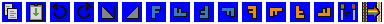

The script that saved this image:
#!/usr/bin/env python3
"""Generate openttdgui_blueprint.png: the 16 Blueprint toolbar icons.

The sprites are 20x20 pixels, 8bpp, using the DOS palette taken from
openttd-8bpp-normal-0.png (palette index 0 = transparent). Sprite i sits at
(i * 24 + 2, 2), matching its row in GUI_ICONS of openttd_yagl.py, which
puts the sheet into openttd.grf with the colleague's yagl.

Sprite order:
  0 copy, 1 paste, 2 rotate ccw, 3 rotate cw, 4 reflect NW-SE,
  5 reflect NE-SW, 6..13 transformation indicator (rotation 0..3,
  then the same four mirrored), 14 mirror signals, 15 toolbar launcher
  (converted from the openttdgui_blueprint_launcher.png artwork, used by
  the main/landscaping toolbar button that opens the blueprint toolbar).

Run from this directory: python3 openttdgui_blueprint.py
"""

import math
import os

from PIL import Image

SIZE = 20    # sprite size
PITCH = 24   # cell pitch in the sheet

DIR = os.path.dirname(os.path.abspath(__file__))

# Colours as RGB; mapped to the nearest static DOS palette index below.
COLOURS = {
    'K': (16, 16, 16),     # outline
    'd': (80, 80, 80),     # dark grey
    'g': (132, 132, 132),  # mid grey
    'G': (184, 184, 184),  # light grey
    'W': (220, 220, 220),  # near-white (pure white 255 upsets nforenum)
    'N': (44, 152, 44),    # green
    'R': (216, 32, 32),    # red
    'O': (232, 156, 16),   # orange (mirrored transformations)
    'B': (72, 112, 200),   # blue (plain transformations)
}


def build_palette_lookup(palette):
    """Map each legend character to the nearest palette index, skipping
    index 0 (transparent) and the animated colour cycles (227..254)."""
    usable = [i for i in range(1, 256) if not 227 <= i <= 254]
    lookup = {}
    for char, (r, g, b) in COLOURS.items():
        best = min(usable, key=lambda i: (palette[i * 3] - r) ** 2 +
                   (palette[i * 3 + 1] - g) ** 2 + (palette[i * 3 + 2] - b) ** 2)
        lookup[char] = best
    return lookup


def sprite_from_grid(grid, lookup):
    """Turn a list of 20 strings into a 20x20 'P' image ('.' = transparent)."""
    assert len(grid) == SIZE and all(len(row) == SIZE for row in grid), 'grid must be 20x20'
    img = Image.new('P', (SIZE, SIZE), 0)
    px = img.load()
    for y, row in enumerate(grid):
        for x, char in enumerate(row):
            if char != '.':
                px[x, y] = lookup[char]
    return img


def outline(img, lookup):
    """Draw a 1px dark outline around all non-transparent pixels."""
    px = img.load()
    edge = []
    for y in range(SIZE):
        for x in range(SIZE):
            if px[x, y] != 0:
                continue
            for dx in (-1, 0, 1):
                for dy in (-1, 0, 1):
                    nx, ny = x + dx, y + dy
                    if 0 <= nx < SIZE and 0 <= ny < SIZE and px[nx, ny] not in (0, lookup['K']):
                        edge.append((x, y))
                        break
                else:
                    continue
                break
    for x, y in edge:
        px[x, y] = lookup['K']
    return img


COPY = [
    '....................',
    '..KKKKKKKKK.........',
    '..KWWWWWWWK.........',
    '..KWWWWWWWK.........',
    '..KWggggWWK.........',
    '..KWWWWWWWK.........',
    '..KWWKKKKKKKKKKK....',
    '..KWWKWWWWWWWWWK....',
    '..KWgKWWWWWWWWWK....',
    '..KWWKWWggggWWWK....',
    '..KWWKWWWWWWWWWK....',
    '..KWWKWWggggggWK....',
    '..KWWKWWWWWWWWWK....',
    '..KKKKWWggggWWWK....',
    '.....KWWWWWWWWWK....',
    '.....KWWggggggWK....',
    '.....KWWWWWWWWWK....',
    '.....KKKKKKKKKKK....',
    '....................',
    '....................',
]

PASTE = [
    '....................',
    '........KKKK........',
    '...KKKKKKddKKKKKK...',
    '...KggggKKKKggggK...',
    '...KggggggggggggK...',
    '...KgWWWWWWWWWWgK...',
    '...KgWWWWNNWWWWgK...',
    '...KgWWWWNNWWWWgK...',
    '...KgWWWWNNWWWWgK...',
    '...KgWWWWNNWWWWgK...',
    '...KgWWWWNNWWWWgK...',
    '...KgWWNNNNNNWWgK...',
    '...KgWWWNNNNWWWgK...',
    '...KgWWWWNNWWWWgK...',
    '...KgWWWWWWWWWWgK...',
    '...KgWWWWWWWWWWgK...',
    '...KgWWWWWWWWWWgK...',
    '...KggggggggggggK...',
    '...KKKKKKKKKKKKKK...',
    '....................',
]

def make_toolbar_launcher(palette):
    """The launcher icon, converted from the player-provided artwork in
    openttdgui_blueprint_launcher.png: cropped to its opaque content, then
    scaled to the largest size that fits 20x20 without distorting the
    artwork's proportions and centred, and mapped to the nearest usable
    palette index. Cropping first is what makes the icon fill the button
    like the stock toolbar icons - any transparent padding around the
    supplied artwork is dropped instead of shrinking the picture. Near-white
    pixels connected to the border then become transparent so the artwork
    sits directly on the button face."""
    art = Image.open(os.path.join(DIR, 'openttdgui_blueprint_launcher.png')).convert('RGBA')
    content = art.getchannel('A').getbbox()
    if content is not None:
        art = art.crop(content)
    # Fit the longer side to 20 so the icon is as large as possible while
    # preserving the artwork's aspect ratio, then centre it on a transparent
    # square.
    cw, ch = art.size
    scale = SIZE / max(cw, ch)
    art = art.resize((max(1, round(cw * scale)), max(1, round(ch * scale))), Image.Resampling.LANCZOS)
    canvas = Image.new('RGBA', (SIZE, SIZE), (0, 0, 0, 0))
    canvas.paste(art, ((SIZE - art.width) // 2, (SIZE - art.height) // 2), art)
    art = canvas
    rgba = art.load()

    # Anything the artwork itself leaves transparent stays transparent, wherever
    # it sits: background is often visible *through* a subject (the gaps between
    # a railway track's sleepers), and those enclosed holes must not be filled in.
    transparent = {(x, y) for y in range(SIZE) for x in range(SIZE) if rgba[x, y][3] < 128}

    def near_white(x, y):
        r, g, b, a = rgba[x, y]
        return a < 128 or (r >= 240 and g >= 240 and b >= 240)

    # Opaque near-white is only treated as background where it is reachable from
    # the border, so white *inside* the artwork survives.
    stack = [(x, y) for x in range(SIZE) for y in (0, SIZE - 1) if near_white(x, y)]
    stack += [(x, y) for y in range(SIZE) for x in (0, SIZE - 1) if near_white(x, y)]
    while stack:
        x, y = stack.pop()
        if (x, y) in transparent:
            continue
        transparent.add((x, y))
        for nx, ny in ((x - 1, y), (x + 1, y), (x, y - 1), (x, y + 1)):
            if 0 <= nx < SIZE and 0 <= ny < SIZE and (nx, ny) not in transparent and near_white(nx, ny):
                stack.append((nx, ny))

    # Nearest usable palette index: no transparent 0, no animated cycle, no pure white 255.
    usable = [i for i in range(1, 255) if not 227 <= i <= 254]
    cache = {}
    img = Image.new('P', (SIZE, SIZE), 0)
    px = img.load()
    for y in range(SIZE):
        for x in range(SIZE):
            if (x, y) in transparent:
                continue
            r, g, b, _ = rgba[x, y]
            key = (r, g, b)
            if key not in cache:
                cache[key] = min(usable, key=lambda i: (palette[i * 3] - r) ** 2 +
                                 (palette[i * 3 + 1] - g) ** 2 + (palette[i * 3 + 2] - b) ** 2)
            px[x, y] = cache[key]
    return img

MIRROR_SIGNALS = [
    '....................',
    '..KKKKK......KKKKK..',
    '..KdddK......KdddK..',
    '..KNNNK......KRRRK..',
    '..KNNNK......KRRRK..',
    '..KNNNK......KRRRK..',
    '..KdddK......KdddK..',
    '..KKKKK......KKKKK..',
    '...GG..........GG...',
    '...GG.....KK...GG...',
    '...GG.KKKKKKK..GG...',
    '...GG.....KK...GG...',
    '...GG...KK.....GG...',
    '...GG.KKKKKKK..GG...',
    '...GG...KK.....GG...',
    '...GG..........GG...',
    '...GG..........GG...',
    '...GG..........GG...',
    '....................',
    '....................',
]

# The transformation indicator glyph: a bold 'F' ('X' = fill, coloured later).
GLYPH_F = [
    '....................',
    '....................',
    '....................',
    '....................',
    '......XXXXXXXX......',
    '......XXXXXXXX......',
    '......XXXXXXXX......',
    '......XXX...........',
    '......XXX...........',
    '......XXXXXXX.......',
    '......XXXXXXX.......',
    '......XXX...........',
    '......XXX...........',
    '......XXX...........',
    '......XXX...........',
    '......XXX...........',
    '....................',
    '....................',
    '....................',
    '....................',
]


def make_rotate_ccw(lookup):
    """Three-quarter ring with an anticlockwise arrowhead at the top left."""
    img = Image.new('P', (SIZE, SIZE), 0)
    px = img.load()
    cx = cy = 9.5
    for y in range(SIZE):
        for x in range(SIZE):
            dist = math.hypot(x - cx, y - cy)
            if not 4.7 <= dist <= 6.7:
                continue
            angle = math.degrees(math.atan2(cy - y, x - cx)) % 360
            if 95 <= angle <= 185:
                continue  # gap for the arrowhead
            px[x, y] = lookup['K']
    # Arrowhead pointing left, apex at (1, 4), base at the upper ring end.
    for x in range(1, 8):
        half = (x - 1) * 2 // 3
        for y in range(4 - half, 4 + half + 1):
            if 0 <= y < SIZE:
                px[x, y] = lookup['K']
    return img


def make_reflect_nwse(lookup):
    """Square cut by the NW-SE diagonal: solid original, hollow mirror image."""
    img = Image.new('P', (SIZE, SIZE), 0)
    px = img.load()
    lo, hi = 3, 16
    for i in range(lo, hi + 1):
        px[i, lo] = px[i, hi] = px[lo, i] = px[hi, i] = lookup['K']
        px[i, i] = lookup['K']
    for y in range(lo + 1, hi):
        for x in range(lo + 1, hi):
            if y > x:
                px[x, y] = lookup['g']
    return img


def make_transform(reflected, rotation, lookup):
    """Transformation indicator: the F glyph, mirrored first, then rotated."""
    colour = 'O' if reflected else 'B'
    grid = [row.replace('X', colour) for row in GLYPH_F]
    img = outline(sprite_from_grid(grid, lookup), lookup)
    if reflected:
        img = img.transpose(Image.Transpose.FLIP_LEFT_RIGHT)
    for _ in range(rotation):
        img = img.transpose(Image.Transpose.ROTATE_90)  # anticlockwise
    return img


def main():
    source = Image.open(os.path.join(DIR, 'openttd-8bpp-normal-0.png'))  # for its DOS palette
    palette = source.getpalette()
    lookup = build_palette_lookup(palette)

    sprites = [
        sprite_from_grid(COPY, lookup),
        sprite_from_grid(PASTE, lookup),
    ]
    ccw = make_rotate_ccw(lookup)
    sprites.append(ccw)
    sprites.append(ccw.transpose(Image.Transpose.FLIP_LEFT_RIGHT))
    nwse = make_reflect_nwse(lookup)
    sprites.append(nwse)
    sprites.append(nwse.transpose(Image.Transpose.FLIP_LEFT_RIGHT))
    for reflected in (False, True):
        for rotation in range(4):
            sprites.append(make_transform(reflected, rotation, lookup))
    sprites.append(sprite_from_grid(MIRROR_SIGNALS, lookup))
    sprites.append(make_toolbar_launcher(palette))

    sheet = Image.new('P', (len(sprites) * PITCH, PITCH), 255)
    sheet.putpalette(palette)
    for i, sprite in enumerate(sprites):
        box = Image.new('P', (SIZE, SIZE), 0)
        box.paste(sprite)
        sheet.paste(box, (i * PITCH + 2, 2))

    out = os.path.join(DIR, 'openttdgui_blueprint.png')
    sheet.save(out, optimize=False)
    print(f'wrote {out} ({len(sprites)} sprites)')


if __name__ == '__main__':
    main()
